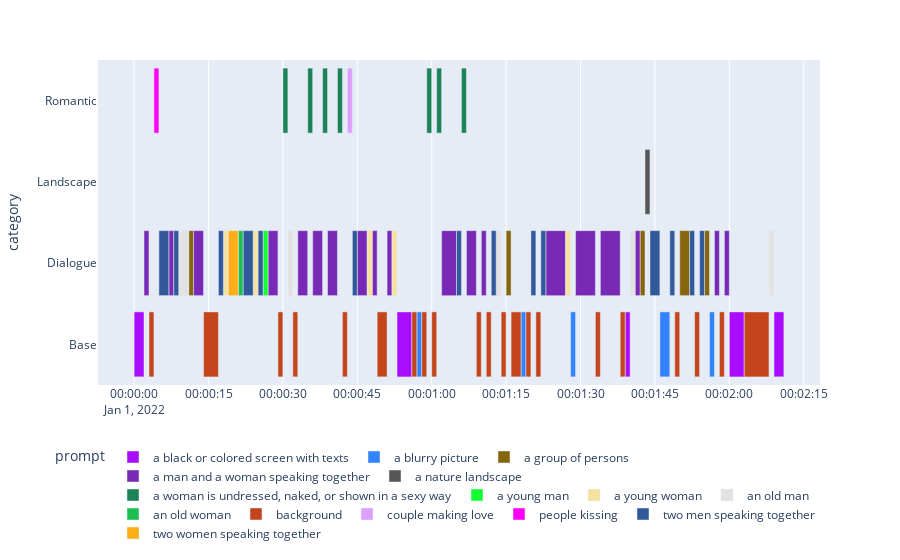

Source (notebook cell):
### Code cell
fig = px.timeline(timeline,
  x_start = "start",
  x_end = "end",
  color = "prompt",
  y = "category",
#     facet_row = "category",
  color_discrete_sequence = px.colors.qualitative.Alphabet
)
fig.update_layout(legend=dict(
    orientation="h",
    yanchor="bottom",
    y=-0.5,
    xanchor="right",
    x=1
))
# fig.update_layout(showlegend=False)
fig

### Figure 1 — Plotly figure (JSON) as saved in the notebook; plotly's stock layout.template omitted (floating-point values rounded to 4 significant figures)
{"data": [{"alignmentgroup": "True", "base": ["2022-01-01T00:00:00", "2022-01-01T00:00:53", "2022-01-01T00:01:39", "2022-01-01T00:02:00", "2022-01-01T00:02:09"], "hovertemplate": "prompt=a black or colored screen with texts<br>start=%{base}<br>end=%{x}<br>category=%{y}<extra></extra>", "legendgroup": "a black or colored screen with texts", "marker": {"color": "#AA0DFE"}, "name": "a black or colored screen with texts", "offsetgroup": "a black or colored screen with texts", "orientation": "h", "showlegend": true, "textposition": "auto", "type": "bar", "x": [2000, 3000, 1000, 3000, 2000], "xaxis": "x", "y": ["Base", "Base", "Base", "Base", "Base"], "yaxis": "y"}, {"alignmentgroup": "True", "base": ["2022-01-01T00:00:57", "2022-01-01T00:01:18", "2022-01-01T00:01:28", "2022-01-01T00:01:46", "2022-01-01T00:01:56"], "hovertemplate": "prompt=a blurry picture<br>start=%{base}<br>end=%{x}<br>category=%{y}<extra></extra>", "legendgroup": "a blurry picture", "marker": {"color": "#3283FE"}, "name": "a blurry picture", "offsetgroup": "a blurry picture", "orientation": "h", "showlegend": true, "textposition": "auto", "type": "bar", "x": [1000, 1000, 1000, 2000, 1000], "xaxis": "x", "y": ["Base", "Base", "Base", "Base", "Base"], "yaxis": "y"}, {"alignmentgroup": "True", "base": ["2022-01-01T00:00:11", "2022-01-01T00:01:15", "2022-01-01T00:01:42", "2022-01-01T00:01:50", "2022-01-01T00:01:55"], "hovertemplate": "prompt=a group of persons<br>start=%{base}<br>end=%{x}<br>category=%{y}<extra></extra>", "legendgroup": "a group of persons", "marker": {"color": "#85660D"}, "name": "a group of persons", "offsetgroup": "a group of persons", "orientation": "h", "showlegend": true, "textposition": "auto", "type": "bar", "x": [1000, 1000, 1000, 2000, 1000], "xaxis": "x", "y": ["Dialogue", "Dialogue", "Dialogue", "Dialogue", "Dialogue"], "yaxis": "y"}, {"alignmentgroup": "True", "base": ["2022-01-01T00:00:02", "2022-01-01T00:00:07", "2022-01-01T00:00:12", "2022-01-01T00:00:27", "2022-01-01T00:00:33", "2022-01-01T00:00:36", "2022-01-01T00:00:39", "2022-01-01T00:00:45", "2022-01-01T00:00:48", "2022-01-01T00:00:51", "2022-01-01T00:01:02", "2022-01-01T00:01:07", "2022-01-01T00:01:10", "2022-01-01T00:01:23", "2022-01-01T00:01:29", "2022-01-01T00:01:34", "2022-01-01T00:01:41", "2022-01-01T00:01:57", "2022-01-01T00:01:59"], "hovertemplate": "prompt=a man and a woman speaking together<br>start=%{base}<br>end=%{x}<br>category=%{y}<extra></extra>", "legendgroup": "a man and a woman speaking together", "marker": {"color": "#782AB6"}, "name": "a man and a woman speaking together", "offsetgroup": "a man and a woman speaking together", "orientation": "h", "showlegend": true, "textposition": "auto", "type": "bar", "x": [1000, 1000, 2000, 2000, 2000, 2000, 2000, 2000, 1000, 1000, 3000, 2000, 1000, 4000, 4000, 4000, 1000, 1000, 1000], "xaxis": "x", "y": ["Dialogue", "Dialogue", "Dialogue", "Dialogue", "Dialogue", "Dialogue", "Dialogue", "Dialogue", "Dialogue", "Dialogue", "Dialogue", "Dialogue", "Dialogue", "Dialogue", "Dialogue", "Dialogue", "Dialogue", "Dialogue", "Dialogue"], "yaxis": "y"}, {"alignmentgroup": "True", "base": ["2022-01-01T00:01:43"], "hovertemplate": "prompt=a nature landscape<br>start=%{base}<br>end=%{x}<br>category=%{y}<extra></extra>", "legendgroup": "a nature landscape", "marker": {"color": "#565656"}, "name": "a nature landscape", "offsetgroup": "a nature landscape", "orientation": "h", "showlegend": true, "textposition": "auto", "type": "bar", "x": [1000], "xaxis": "x", "y": ["Landscape"], "yaxis": "y"}, {"alignmentgroup": "True", "base": ["2022-01-01T00:00:30", "2022-01-01T00:00:35", "2022-01-01T00:00:38", "2022-01-01T00:00:41", "2022-01-01T00:00:59", "2022-01-01T00:01:01", "2022-01-01T00:01:06"], "hovertemplate": "prompt=a woman is undressed, naked, or shown in a sexy way<br>start=%{base}<br>end=%{x}<br>category=%{y}<extra></extra>", "legendgroup": "a woman is undressed, naked, or shown in a sexy way", "marker": {"color": "#1C8356"}, "name": "a woman is undressed, naked, or shown in a sexy way", "offsetgroup": "a woman is undressed, naked, or shown in a sexy way", "orientation": "h", "showlegend": true, "textposition": "auto", "type": "bar", "x": [1000, 1000, 1000, 1000, 1000, 1000, 1000], "xaxis": "x", "y": ["Romantic", "Romantic", "Romantic", "Romantic", "Romantic", "Romantic", "Romantic"], "yaxis": "y"}, {"alignmentgroup": "True", "base": ["2022-01-01T00:00:26"], "hovertemplate": "prompt=a young man<br>start=%{base}<br>end=%{x}<br>category=%{y}<extra></extra>", "legendgroup": "a young man", "marker": {"color": "#16FF32"}, "name": "a young man", "offsetgroup": "a young man", "orientation": "h", "showlegend": true, "textposition": "auto", "type": "bar", "x": [1000], "xaxis": "x", "y": ["Dialogue"], "yaxis": "y"}, {"alignmentgroup": "True", "base": ["2022-01-01T00:00:18", "2022-01-01T00:00:24", "2022-01-01T00:00:47", "2022-01-01T00:00:52", "2022-01-01T00:01:27"], "hovertemplate": "prompt=a young woman<br>start=%{base}<br>end=%{x}<br>category=%{y}<extra></extra>", "legendgroup": "a young woman", "marker": {"color": "#F7E1A0"}, "name": "a young woman", "offsetgroup": "a young woman", "orientation": "h", "showlegend": true, "textposition": "auto", "type": "bar", "x": [1000, 1000, 1000, 1000, 1000], "xaxis": "x", "y": ["Dialogue", "Dialogue", "Dialogue", "Dialogue", "Dialogue"], "yaxis": "y"}, {"alignmentgroup": "True", "base": ["2022-01-01T00:00:09", "2022-01-01T00:00:31", "2022-01-01T00:01:13", "2022-01-01T00:01:40", "2022-01-01T00:02:08"], "hovertemplate": "prompt=an old man<br>start=%{base}<br>end=%{x}<br>category=%{y}<extra></extra>", "legendgroup": "an old man", "marker": {"color": "#E2E2E2"}, "name": "an old man", "offsetgroup": "an old man", "orientation": "h", "showlegend": true, "textposition": "auto", "type": "bar", "x": [2000, 1000, 1000, 1000, 1000], "xaxis": "x", "y": ["Dialogue", "Dialogue", "Dialogue", "Dialogue", "Dialogue"], "yaxis": "y"}, {"alignmentgroup": "True", "base": ["2022-01-01T00:00:21"], "hovertemplate": "prompt=an old woman<br>start=%{base}<br>end=%{x}<br>category=%{y}<extra></extra>", "legendgroup": "an old woman", "marker": {"color": "#1CBE4F"}, "name": "an old woman", "offsetgroup": "an old woman", "orientation": "h", "showlegend": true, "textposition": "auto", "type": "bar", "x": [1000], "xaxis": "x", "y": ["Dialogue"], "yaxis": "y"}, {"alignmentgroup": "True", "base": ["2022-01-01T00:00:03", "2022-01-01T00:00:14", "2022-01-01T00:00:29", "2022-01-01T00:00:32", "2022-01-01T00:00:42", "2022-01-01T00:00:49", "2022-01-01T00:00:56", "2022-01-01T00:00:58", "2022-01-01T00:01:00", "2022-01-01T00:01:09", "2022-01-01T00:01:11", "2022-01-01T00:01:14", "2022-01-01T00:01:16", "2022-01-01T00:01:19", "2022-01-01T00:01:21", "2022-01-01T00:01:33", "2022-01-01T00:01:38", "2022-01-01T00:01:49", "2022-01-01T00:01:53", "2022-01-01T00:01:58", "2022-01-01T00:02:03"], "hovertemplate": "prompt=background<br>start=%{base}<br>end=%{x}<br>category=%{y}<extra></extra>", "legendgroup": "background", "marker": {"color": "#C4451C"}, "name": "background", "offsetgroup": "background", "orientation": "h", "showlegend": true, "textposition": "auto", "type": "bar", "x": [1000, 3000, 1000, 1000, 1000, 2000, 1000, 1000, 1000, 1000, 1000, 1000, 2000, 1000, 1000, 1000, 1000, 1000, 1000, 1000, 5000], "xaxis": "x", "y": ["Base", "Base", "Base", "Base", "Base", "Base", "Base", "Base", "Base", "Base", "Base", "Base", "Base", "Base", "Base", "Base", "Base", "Base", "Base", "Base", "Base"], "yaxis": "y"}, {"alignmentgroup": "True", "base": ["2022-01-01T00:00:43"], "hovertemplate": "prompt=couple making love<br>start=%{base}<br>end=%{x}<br>category=%{y}<extra></extra>", "legendgroup": "couple making love", "marker": {"color": "#DEA0FD"}, "name": "couple making love", "offsetgroup": "couple making love", "orientation": "h", "showlegend": true, "textposition": "auto", "type": "bar", "x": [1000], "xaxis": "x", "y": ["Romantic"], "yaxis": "y"}, {"alignmentgroup": "True", "base": ["2022-01-01T00:00:04"], "hovertemplate": "prompt=people kissing<br>start=%{base}<br>end=%{x}<br>category=%{y}<extra></extra>", "legendgroup": "people kissing", "marker": {"color": "#FE00FA"}, "name": "people kissing", "offsetgroup": "people kissing", "orientation": "h", "showlegend": true, "textposition": "auto", "type": "bar", "x": [1000], "xaxis": "x", "y": ["Romantic"], "yaxis": "y"}, {"alignmentgroup": "True", "base": ["2022-01-01T00:00:05", "2022-01-01T00:00:08", "2022-01-01T00:00:17", "2022-01-01T00:00:22", "2022-01-01T00:00:25", "2022-01-01T00:00:44", "2022-01-01T00:01:05", "2022-01-01T00:01:12", "2022-01-01T00:01:20", "2022-01-01T00:01:22", "2022-01-01T00:01:44", "2022-01-01T00:01:48", "2022-01-01T00:01:52", "2022-01-01T00:01:54"], "hovertemplate": "prompt=two men speaking together<br>start=%{base}<br>end=%{x}<br>category=%{y}<extra></extra>", "legendgroup": "two men speaking together", "marker": {"color": "#325A9B"}, "name": "two men speaking together", "offsetgroup": "two men speaking together", "orientation": "h", "showlegend": true, "textposition": "auto", "type": "bar", "x": [2000, 1000, 1000, 2000, 1000, 1000, 1000, 1000, 1000, 1000, 2000, 1000, 1000, 1000], "xaxis": "x", "y": ["Dialogue", "Dialogue", "Dialogue", "Dialogue", "Dialogue", "Dialogue", "Dialogue", "Dialogue", "Dialogue", "Dialogue", "Dialogue", "Dialogue", "Dialogue", "Dialogue"], "yaxis": "y"}, {"alignmentgroup": "True", "base": ["2022-01-01T00:00:19"], "hovertemplate": "prompt=two women speaking together<br>start=%{base}<br>end=%{x}<br>category=%{y}<extra></extra>", "legendgroup": "two women speaking together", "marker": {"color": "#FEAF16"}, "name": "two women speaking together", "offsetgroup": "two women speaking together", "orientation": "h", "showlegend": true, "textposition": "auto", "type": "bar", "x": [2000], "xaxis": "x", "y": ["Dialogue"], "yaxis": "y"}], "layout": {"barmode": "overlay", "legend": {"orientation": "h", "title": {"text": "prompt"}, "tracegroupgap": 0, "x": 1, "xanchor": "right", "y": -0.5, "yanchor": "bottom"}, "margin": {"t": 60}, "xaxis": {"anchor": "y", "domain": [0, 1], "type": "date"}, "yaxis": {"anchor": "x", "domain": [0, 1], "title": {"text": "category"}}}}
